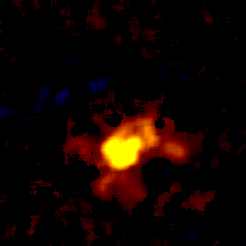
#> input picture konstantin/2019.10.21 ФИ-65/2019.10.21_actReg/A7 76_ac.png, 246 x 246 px
$ python w.py   (older library calls are emulated)
#> lines starting #> are read from the running program, lines starting #| are printed output that depends on the picture; long printed decimals are rounded; pictures that were not available may be replaced by others from this repository, and a replacement may not be noted
from skimage import io, measure, color, feature
import cv2
import matplotlib.pyplot as plt
import numpy as np
import math
from scipy.misc import derivative
import pandas as pd

# + math.pow((y - yc), 2) + math.pow((brightness - 1), 2)
# размеры картинки в микронах 1214,6x1214,6 мкм
def Jx(x):
    return math.sqrt(math.pow((x - x0), 2))
# подумать
def Jy(y):
    return math.sqrt(math.pow((y - y0), 2))

def Jbt(brightness):
    return math.sqrt(math.pow((brightness - 1), 2))

def beggin():
    global x0, y0, step
    x0 = 114
    y0 = 0
    step = 0.1
    pass


# [8 lines of commented-out code are left out]
def calc(image, index_cluster_of_points):
    beggin()
    print(x0)
    print("De", derivative(Jx, 200))
    index_cluster_of_points = np.array(index_cluster_of_points)
    array_J = np.zeros((image.shape[0], image.shape[1]))

    x = index_cluster_of_points[0][0]
    y = index_cluster_of_points[1][0]

    print(image[x, y])

    uri = []

    for i in index_cluster_of_points[0]:
        for j in index_cluster_of_points[1]:
            brigh = image[i, j]
            E = math.sqrt(math.pow((i - 140), 2) + math.pow((j - 130), 2) + math.pow((brigh - 1), 2))
            uri.append(E)

    print(np.argmin(uri))
    print(np.amin(uri))

    # [22 lines of commented-out code are left out]

    pass


def c1(image, number):
    fig, (ax, ax2) = plt.subplots(nrows=1, ncols=2, figsize=(8, 3),
                                  sharex=True, sharey=True)
    ax.axis('on')
    ax2.axis('on')

    ax.imshow(image)

    ind = np.where(image >= 0.9)
    # print(ind)
    # Y, X
    ax2.imshow(image)
    plt.savefig('k/{}'.format(number))
    calc(image, ind)


path_img = 'konstantin/2019.10.21 ФИ-65/2019.10.21_actReg/A7 76_ac.png'
path_img_v = 'konstantin/2019.10.02 ФИ-59/2019.10.02_actReg/2019.10.02_5/B5 97_an.png'

image = color.rgb2gray(io.imread(path_img))
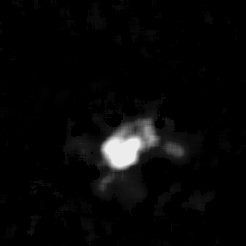
#> image: shape (246, 246) float64; min 0, max 0.928, mean 0.0306
image_v = color.rgb2gray(io.imread(path_img_v))
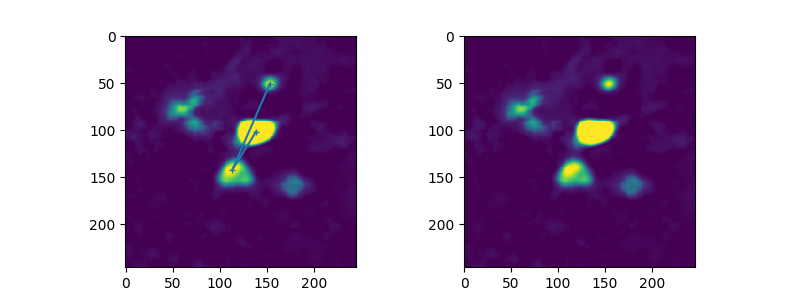
#> input picture k/101.png, 800 x 300 px, given in place of B5 97_an.png, which was not available
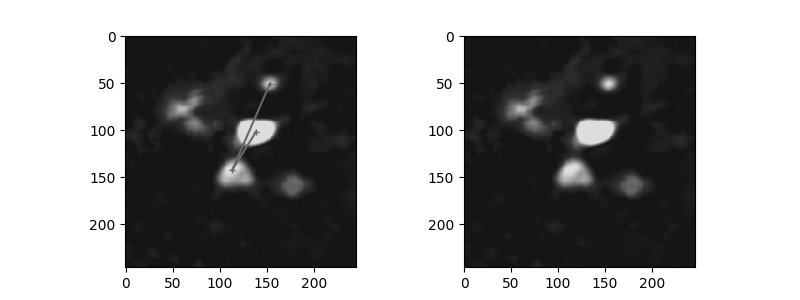
#> image_v: shape (300, 800) float64; min 0, max 1, mean 0.602
image = cv2.blur(image, (3, 3))

print(image.shape)
#| (246, 246)
c1(image, 50)
#> in c1, `ind = np.where(image >= 0.9)`: ind = 602 positions, rows 140 to 165, columns 106 to 138
#> in c1, `plt.savefig('k/{}'.format(number))`:
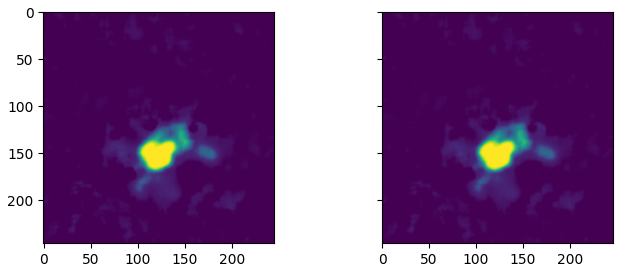
#> figure drawn by matplotlib, 2 panels
#> in calc, `x = index_cluster_of_points[0][0]`: x = 140
#> in calc, `y = index_cluster_of_points[1][0]`: y = 114
#| 0.902
#> the loop in calc, `for i in index_cluster_of_points[0]:` made 602 passes
#> i on passes 1 to 3: 140, 140, 140
#> after the loop in calc, `for i in index_cluster_of_points[0]:`: uri = 362404 items
#| 5
#| 0.08332
